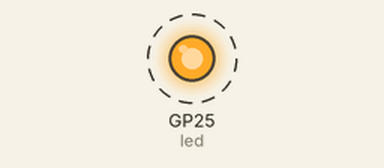
Simulated run of this program. Board: Raspberry Pi Pico running MicroPython. Shown: output pins drawn as LEDs (lit = HIGH). Dashed ring = blinking. Nothing arrives over Bluetooth unless stated; what the program prints to the serial console is not drawn.

Above: at 0.5 s.
Timing chart, 0 to 4.6 s (numbered marks = the images above):
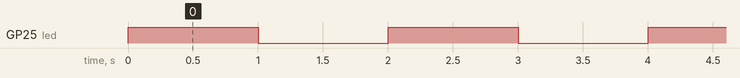

Measured:
- by itself, GP25 (led): alternates HIGH for 1.0 s and LOW for 1.0 s

The program:

pico_ble_main.py
```python
import bluetooth
import ubinascii
from ble_advertising import advertising_payload
from micropython import const
from machine import Pin
import time

_IRQ_CENTRAL_CONNECT = const(1)
_IRQ_CENTRAL_DISCONNECT = const(2)
_IRQ_GATTS_INDICATE_DONE = const(20)

_FLAG_READ = const(0x0002)
_FLAG_NOTIFY = const(0x0010)
_FLAG_INDICATE = const(0x0020)

GENERIC_ACCESS_UUID = bluetooth.UUID(0x1800) # Generic Access Service UUID
SERVICE_CHAR = (bluetooth.UUID(0x2AF9), _FLAG_READ,)  # Using the Generic Level characteristic UUID
GENERIC_SERVICE = (GENERIC_ACCESS_UUID, (SERVICE_CHAR,),)

class BLEAdvertiser:
    def __init__(self, ble, name=""):
        self._ble = ble
        self._ble.active(True)
        self._ble.irq(self._irq)
        ((self._handle,),) = self._ble.gatts_register_services([GENERIC_SERVICE])
        self._connections = set()
        if len(name) == 0:
            name = 'Pico %s' % ubinascii.hexlify(self._ble.config('mac')[1],':').decode().upper()
        print('Device name %s' % name)
        self._payload = advertising_payload(
            name=name, services=[GENERIC_ACCESS_UUID]
        )
        self._advertise()

    def _irq(self, event, data):
        # Track connections for potential future use.
        if event == _IRQ_CENTRAL_CONNECT:
            conn_handle, _, _ = data
            self._connections.add(conn_handle)
        elif event == _IRQ_CENTRAL_DISCONNECT:
            conn_handle, _, _ = data
            self._connections.remove(conn_handle)
            # Start advertising again to allow a new connection.
            self._advertise()
        elif event == _IRQ_GATTS_INDICATE_DONE:
            conn_handle, value_handle, status = data


    def _advertise(self, interval_us=20000): #50 Hz advertisment
        self._ble.gap_advertise(interval_us, adv_data=self._payload)

def demo():
    ble = bluetooth.BLE()
    advertiser = BLEAdvertiser(ble)
    counter = 0
    led = Pin('LED', Pin.OUT)
    while True:
        led.toggle()
        time.sleep_ms(1000)
        counter += 1

if __name__ == "__main__":
    demo()
```
